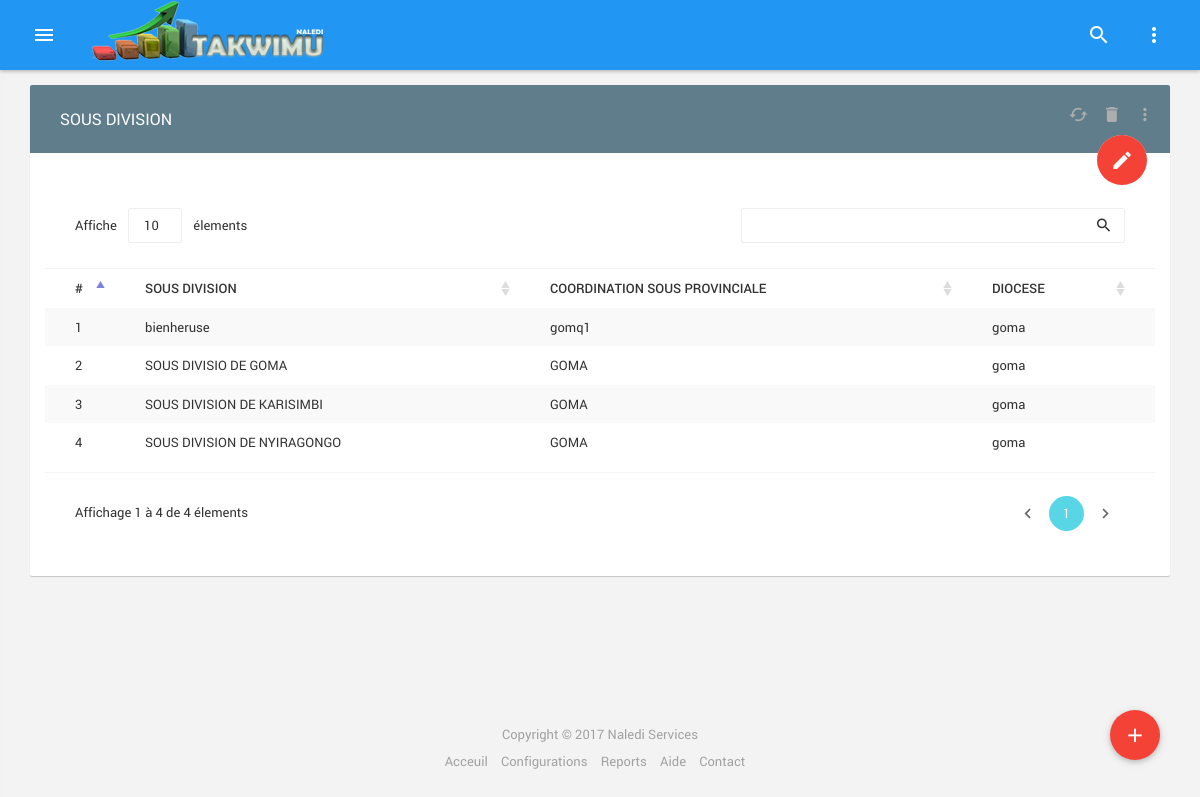
/public/paroisse.php (signed in), run on the app's committed database.
### tables this page shows
CREATE TABLE `paroisse2` (
  `id` int(11) NOT NULL,
  `nom_paroisse` varchar(200) NOT NULL,
  `belongs_to` int(11) NOT NULL
);

CREATE TABLE `coordination_sp` (
  `id` int(11) NOT NULL,
  `nom_coord_sp` varchar(200) NOT NULL,
  `belongs_to` int(11) NOT NULL
);

CREATE TABLE `diocese` (
  `id` int(11) NOT NULL,
  `nom_diocese` varchar(200) NOT NULL
);

### templates/paroisse_templates.php (the view, shortened to what this page needs)
<header id="header" class="clearfix" data-ma-theme="blue">
            <ul class="h-inner">
                <li class="hi-trigger ma-trigger" data-ma-action="sidebar-open" data-ma-target="#sidebar">
                    <div class="line-wrap">
                        <div class="line top"></div>
                        <div class="line center"></div>
                        <div class="line bottom"></div>
                    </div>
                </li>
                <li class="hidden-xs">
                    <a href="index.html" class="m-l-10">
                        <img src="img/demo/logo.png" alt="">
                    </a>
                </li>
                <li class="pull-right">
                    <ul class="hi-menu">
                        <li data-ma-action="search-open">
                            <a href="#"><i class="him-icon zmdi zmdi-search"></i></a>
                        </li>
                        <li class="dropdown">
                            <a data-toggle="dropdown" href="#"><i class="him-icon zmdi zmdi-more-vert"></i></a>
                        </li>
                    </ul>
                </li>
            </ul>
        </header>
<section id="main">
            <section id="content">
                <div class="container">
                    <div class="card">
                    <?php if(isset($_SESSION['current_session'])): ?>
                        <div id="todo1" class="card">
                            <div class="card-header bgm-bluegray ch-alt m-b-20">
                                <h2>SOUS DIVISION </h2>
                                <ul class="actions">
                                        <li>
                                            <a href="#">
                                                <i class="zmdi zmdi-refresh-alt"></i>
                                            </a>
                                        </li>
                                        <li>
                                            <a href="#">
                                                <i class="zmdi zmdi-delete"></i>
                                            </a>
                                        </li>
                                        <li class="dropdown">
                                            <a href="#" data-toggle="dropdown">
                                                <i class="zmdi zmdi-more-vert"></i>
                                            </a>
                                        </li>
                                    </ul>
                            </div>
                            <div class="card-body ">
                                <div class="t-add">
                                    <i class="bgm-red ta-btn zmdi zmdi-edit" data-ma-action="todo-form-open"></i>
                                </div>
                                <div class="list-group">
                                    <div class="list-group-item media">
                                     <div class="col-sm-12">
                            <table id="data-table-basic" class="table table-condensed table-striped table-bordered  ">
                                <thead>
                                <tr class="tbl_left">
                                    <th>#</th>
                                    <th>Sous division</th>
                                    <th>Coordination sous provinciale</th>
                                    <th>Diocese</th>
                                </tr>
                                </thead>
                                <tbody>
                                <?php
                                $num = 1;
                                    foreach ($table_paroisse as $row)
                                    {
                                        echo("<tr>");
                                        echo("<td>" . $num . "</td>");
                                        echo("<td>" . $row["nom_paroisse"] . "</td>");
                                        echo("<td>" . $row["nom_coord_sp"] . "</td>");
                                        echo("<td>" . $row["nom_diocese"] . "</td>");
                                        echo("</tr>");
                                        $num++;
                                    }
                                ?>
                                </tbody>
                            </table>
                                     </div>
                                    </div>
                                </div>
                            </div>
                        </div>
                        <button class="btn btn-float btn-danger m-btn waves-effect waves-circle waves-float" data-toggle="modal" href="#modalAjouterParoiss"><i class="zmdi zmdi-plus"></i></button>
                    <?php endif; ?>
                    </div>
                </div>
            </section>
        </section>
        <footer id="footer">
            Copyright &copy; 2017 Naledi Services
            <ul class="f-menu">
                <li><a href="#">Acceuil</a></li>
                <li><a href="#">Configurations</a></li>
                <li><a href="#">Reports</a></li>
                <li><a href="#">Aide</a></li>
                <li><a href="#">Contact</a></li>
            </ul>
        </footer>

### public/css/demo.css (style rules this page uses)
.zmdi { font-size: 30px; }
#content { margin-top: -50px !important; }
.h-inner img { margin-top: -20px; }
tr>th { text-align: center !important; }
#todo1 { background: #FFF; color: #333; font-family:inherit; }
.t-add { top: 50px !important; }
.ta-btn { color: #fff !important; }
.t-add, .modal-content1 { background: #e2e2e2; }
.tbl_left th { text-align: left !important; }

### data on the page
paroisse2: nom_paroisse "bienheruse", belongs_to.nom_coord_sp "gomq1", diocese.nom_diocese "goma"
paroisse2: nom_paroisse "SOUS DIVISIO DE GOMA", belongs_to.nom_coord_sp "GOMA", diocese.nom_diocese "goma"
paroisse2: nom_paroisse "SOUS DIVISION DE KARISIMBI", belongs_to.nom_coord_sp "GOMA", diocese.nom_diocese "goma"
paroisse2: nom_paroisse "SOUS DIVISION DE NYIRAGONGO", belongs_to.nom_coord_sp "GOMA", diocese.nom_diocese "goma"
